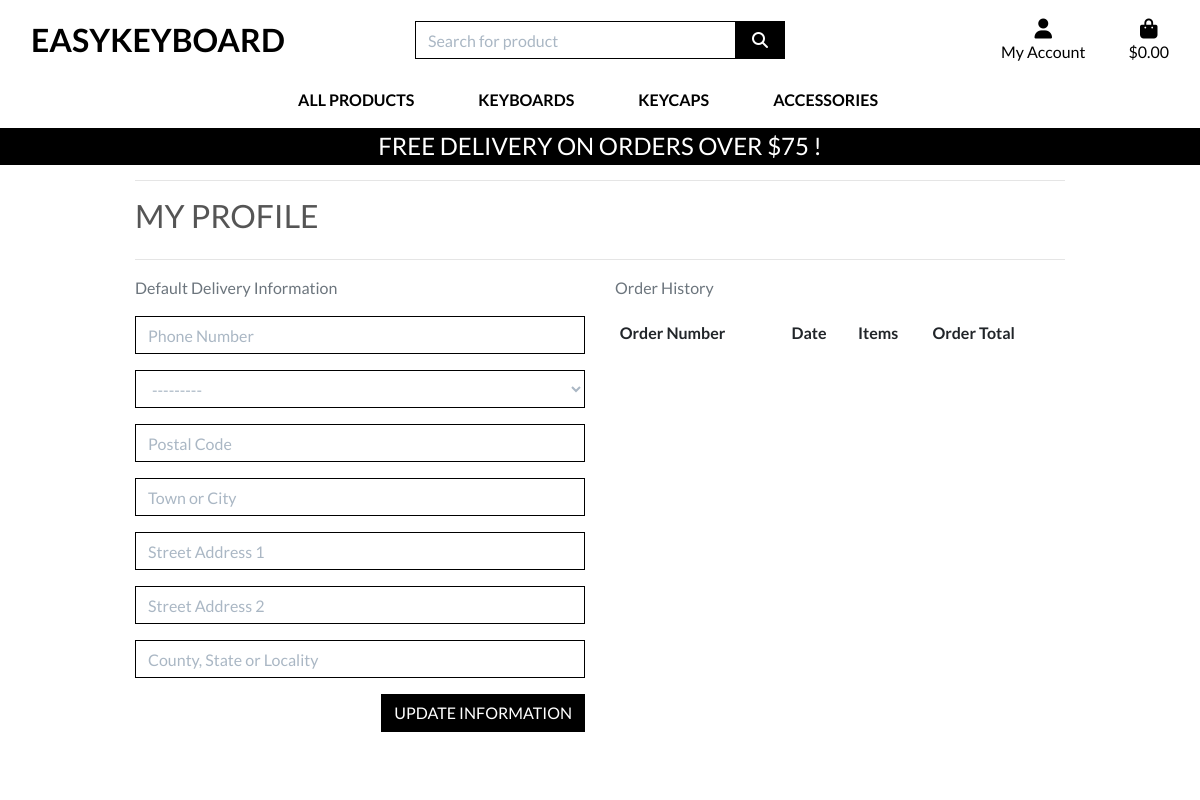
Page /profiles/ (signed in) on the earlier database version.
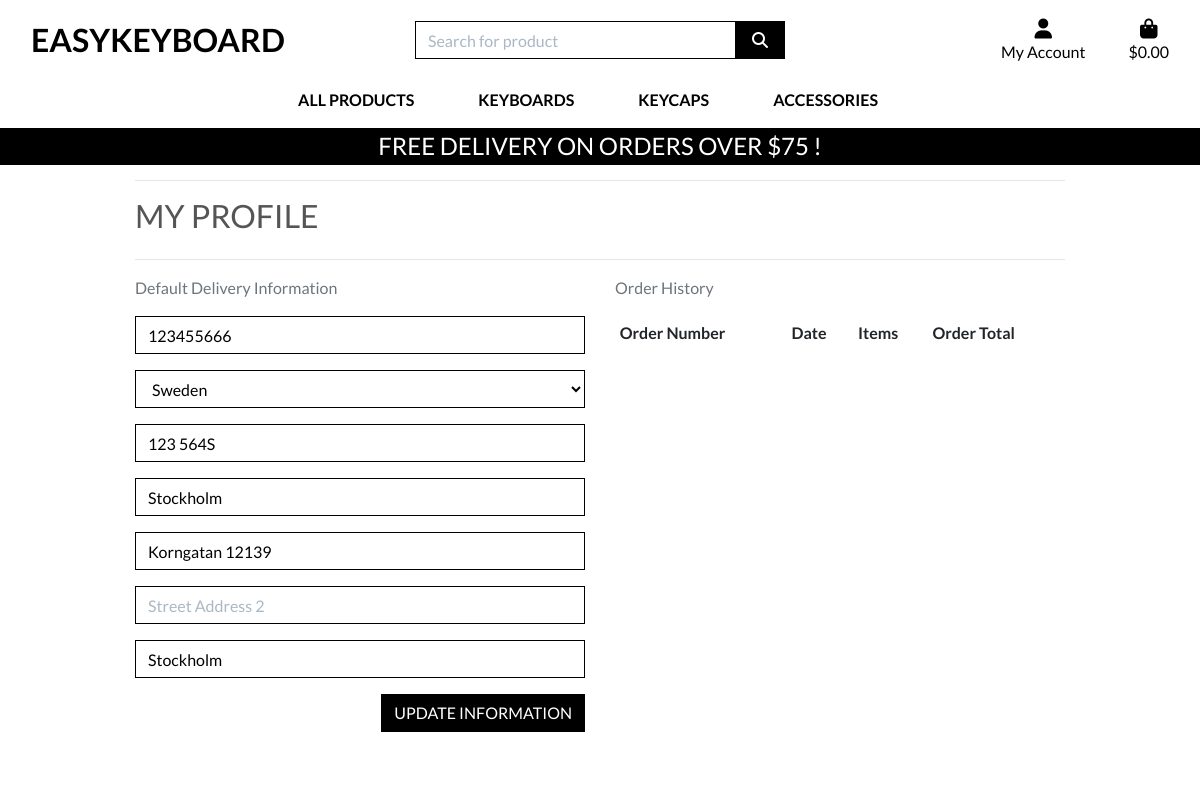
Same page on the later database version.
### profiles/models.py (models this page shows, shortened)
class UserProfile(models.Model):
    user = models.OneToOneField(User, on_delete=models.CASCADE)
    default_phone_number = models.CharField(max_length=20, null=True, blank=True)
    default_country = CountryField(blank_label='Country', null=True, blank=True)
    default_postcode = models.CharField(max_length=20, null=True, blank=True)
    default_town_or_city = models.CharField(max_length=40, null=True, blank=True)
    default_street_address1 = models.CharField(max_length=80, null=True, blank=True)
    default_street_address2 = models.CharField(max_length=80, null=True, blank=True)
    default_county = models.CharField(max_length=80, null=True, blank=True)

### profiles/views.py (the view)
# urls.py: path('', views.profile, name='profile'),
def profile(request):
    profile = get_object_or_404(UserProfile, user=request.user)
    if request.method == 'POST':
        form = UserProfileForm(request.POST, instance=profile)
        if form.is_valid():
            form.save()
            messages.success(request, 'Profile updated successfully')
    form = UserProfileForm(instance=profile)
    orders = profile.orders.all()
    template ='profiles/profile.html'
    context = {
        'form': form,
        'orders': orders,
        'on_profile_page': True # For making the success message only display the message and not the shopping bag
    }
    return render(request, template, context)

### profiles/forms.py
class UserProfileForm(forms.ModelForm):
    class Meta:
        model = UserProfile
        exclude = ('user',)
    def __init__(self, *args, **kwargs):
        super().__init__(*args, **kwargs)
        placeholders = {
            'default_phone_number': 'Phone Number',
            'default_postcode': 'Postal Code',
            'default_town_or_city': 'Town or City',
            'default_street_address1': 'Street Address 1',
            'default_street_address2': 'Street Address 2',
            'default_county': 'County, State or Locality',
        }
        self.fields['default_phone_number'].widget.attrs['autofocus'] = True
        for field in self.fields:
            if field != 'default_country':
                if self.fields[field].required:
                    placeholder = f'{placeholders[field]} *'
                else:
                    placeholder = placeholders[field]
                self.fields[field].widget.attrs['placeholder'] = placeholder
            self.fields[field].widget.attrs['class'] = 'border-black rounded-0 profile-form-input'
            self.fields[field].label = False

### bag/contexts.py (called while the page is built, shortened)
def bag_contents(request):
    bag_items = []
    total = 0
    product_count = 0
    bag = request.session.get('bag', {})
    if total < settings.FREE_DELIVERY_THRESHOLD:
        delivery = total * Decimal(settings.STANDARD_DELIVERY_PERCENTAGE / 100)
        free_delivery_delta = settings.FREE_DELIVERY_THRESHOLD - total
    else:
        delivery = 0
        free_delivery_delta = 0
    grand_total = delivery + total
    context = {
        'bag_items': bag_items,
        'total': total,
        'product_count': product_count,
        'delivery': delivery,
        'free_delivery_delta': free_delivery_delta,
        'free_delivery_threshold': settings.FREE_DELIVERY_THRESHOLD,
        'grand_total': grand_total,
    }
    return context

### profiles/templates/profiles/profile.html (shortened to what this page needs)
{% extends "base.html" %}
{% load static %}
{% block extra_css %}
    <link rel="stylesheet" href="{% static 'profiles/css/profiles.css' %}">
{% endblock %}
{% block page_header %}
    <div class="container header-container">
    </div>
{% endblock %}
{% block content %}
    <div class="overlay"></div>
    <div class="container">
        <div class="row">
            <div class="col">
                <hr>
                <h2 class="logo-font mb-4">My profile</h2>
                <hr>
            </div>
        </div>
        <div class="row">
            <div class="col-12 col-lg-6">
                <p class="text-muted">Default Delivery Information</p>
                <form action="{% url 'profile' %}" method="POST" id="profile-update-form" class="mt-3">
                    {{ form|crispy }}
                    <button class="btn btn-black rounded-0 text-uppercase float-right">Update information</button>
                </form>
            </div>
            <div class="col-12 col-lg-6">
                <p class="text-muted">Order History</p>
                <div class="order-history table-responsive">
                    <table class="table table-sm table-borderless">
                        <thread>
                            <tr>
                                <th>Order Number</th>
                                <th>Date</th>
                                <th>Items</th>
                                <th>Order Total</th>
                            </tr>
                        </thread>
                    </table>
                </div>
            </div>
        </div>
{% endblock %}

### templates/base.html (shortened to what this page needs)
{% load static %}
<!doctype html>
<html lang="en">
<head>
    {% block corecss %}
    <link rel="stylesheet" href="https://cdn.jsdelivr.net/npm/bootstrap@4.6.2/dist/css/bootstrap.min.css"
>
    <link rel="stylesheet" href="{% static 'css/base.css' %}">
    {% endblock %}
    {% block extra_css %}
    {% endblock %}
</head>
<body>
    <header class="container-fluid fixed-top">
        <div id="topnav" class="row bg-white pt-lg-2 d-none d-lg-flex">
            <div class="col-12 col-lg-4 my-auto py-1 py-lg-0 text-center text-lg-left">
                <a href="{% url 'home' %}" class="nav-link main-logo-link">
                    <h2 class="logo-font text-black my-0"><strong>EasyKeyboard</strong></h2>
                </a>
            </div>
            <div class="col-12 col-lg-4 my-auto py-1 py-lg-0">
                <form method="GET" action="{% url 'products' %}">
                    <div class="input-group w-100">
                        <input class="form-control border border-black rounded-0" type="text" name="q"
                            placeholder="Search for product">
                        <div class="input-group-append">
                            <button class="form-control btn btn-black border border-black rounded-0" type="submit">
                                <span class="icon">
                                    <i class="fas fa-search"></i>
                                </span>
                            </button>
                        </div>
                    </div>
                </form>
            </div>
            <div class="col-12 col-lg-4 my-auto py-1 py-lg-0">
                <ul class="list-inline list-unstyled text-center text-lg-right my-0">
                    <li class="list-inline-item dropdown">
                        <a class="text-black nav-link" href="#" id="user-options" data-toggle="dropdown"
                            aria-haspopup="true" aria-expanded="false">
                            <div class="text-center">
                                <div><i class="fas fa-user fa-lg"></i></div>
                                <p class="my-0">My Account</p>
                            </div>
                        </a>
                    </li>
                    <li class="list-inline-item">
                        <a class="{% if grand_total %}text-info font-weight-bold{% else %}text-black{% endif %} nav-link"
                            href="{% url 'view_bag' %}">
                            <div class="text-center">
                                <div><i class="fas fa-shopping-bag fa-lg"></i></div>
                                <p class="my-0">
                                    {% if grand_total %}
                                    ${{ grand_total|floatformat:2 }}
                                    {% else %}
                                    $0.00
                                    {% endif %}
                                </p>
                            </div>
                        </a>
                    </li>
                </ul>
            </div>
        </div>
        <div class="row bg-white">
            <nav class="navbar navbar-expand-lg navbar-light w-100">
                {% include 'includes/main-nav.html' %}
            </nav>
        </div>
        <div id="delivery-banner" class="row text-center">
          <div class="col bg-black text-white">
              <h4 class="logo-font my-1 smaller-text">
                  Free delivery on orders over ${{ free_delivery_threshold }} !
              </h4>
          </div>
      </div>
    </header>
    {% block page_header %}
    {% endblock %}
    {% block content %}
    {% endblock %}
</body>
</html>

### templates/includes/main-nav.html (shortened to what this page needs)
<div class="collapse navbar-collapse" id="main-nav">
    <ul class="navbar-nav w-auto mx-auto">
        <li class="nav-item dropdown">
            <a href="" class="logo-font font-weight-bold nav-link text-black mr-5" id="all-products-link"
                data-toggle="dropdown" aria-haspopup="true" aria-expanded="false">
                All Products
            </a>
        </li>
        <li class="nav-item dropdown">
            <a href="" class="logo-font font-weight-bold nav-link text-black mr-5" id="all-products-link"
                data-toggle="dropdown" aria-haspopup="true" aria-expanded="false">
                Keyboards
            </a>
        </li>
        <li class="nav-item dropdown">
            <a href="" class="logo-font font-weight-bold nav-link text-black mr-5" id="all-products-link"
                data-toggle="dropdown" aria-haspopup="true" aria-expanded="false">
                Keycaps
            </a>
        </li>
        <li class="nav-item dropdown">
            <a href="" class="logo-font font-weight-bold nav-link text-black mr-5" id="all-products-link"
                data-toggle="dropdown" aria-haspopup="true" aria-expanded="false">
                Accessories
            </a>
        </li>
    </ul>
</div>

### static/css/base.css (style rules this page uses)
html { height: 100%; }
body { background: url('/media/homepage_background_cropped.jpg') no-repeat center center fixed; background-size: cover; height: calc(100vh - 164px); color: #555; font-family: 'Lato'; }
.icon { align-items: center; display: inline-flex; justify-content: center; height: 1.5rem; width: 1.5rem; }
.logo-font { text-transform: uppercase; }
.main-logo-link { width: fit-content; }
.btn-black { background: black; color: white; }
.text-black { color: #000 !important; }
.border-black { border: 1px solid black !important; }
.bg-black { background: #000 !important; }
.overlay { height: 100%; width: 100%; top: 0; left: 0; position: fixed; background: white; z-index: -1; }
input[name='q']::placeholder { color: #aab7c4; }
@media (min-width: 1200px) { .container { max-width: 80%; } }
@media (min-width: 992px) { .header-container { padding-top: 164px; } }

### profiles/static/profiles/css/profiles.css (style rules this page uses)
.order-history { max-height: 416px; overflow-y: auto; }
#profile-update-form .form-control { color: #000; }
#profile-update-form input::placeholder { color: #aab7c4 !important; }
#id_default_country, #id_default_country option:not(:first-child) { color: #000; }

Differences in the rows shown:
changed UserProfile: default_phone_number (not shown) → "123455666"; default_country "---------" → "Sweden"; default_postcode (not shown) → "123 564S"; default_town_or_city (not shown) → "Stockholm"; default_street_address1 (not shown) → "Korngatan 12139"; default_county (not shown) → "Stockholm"
